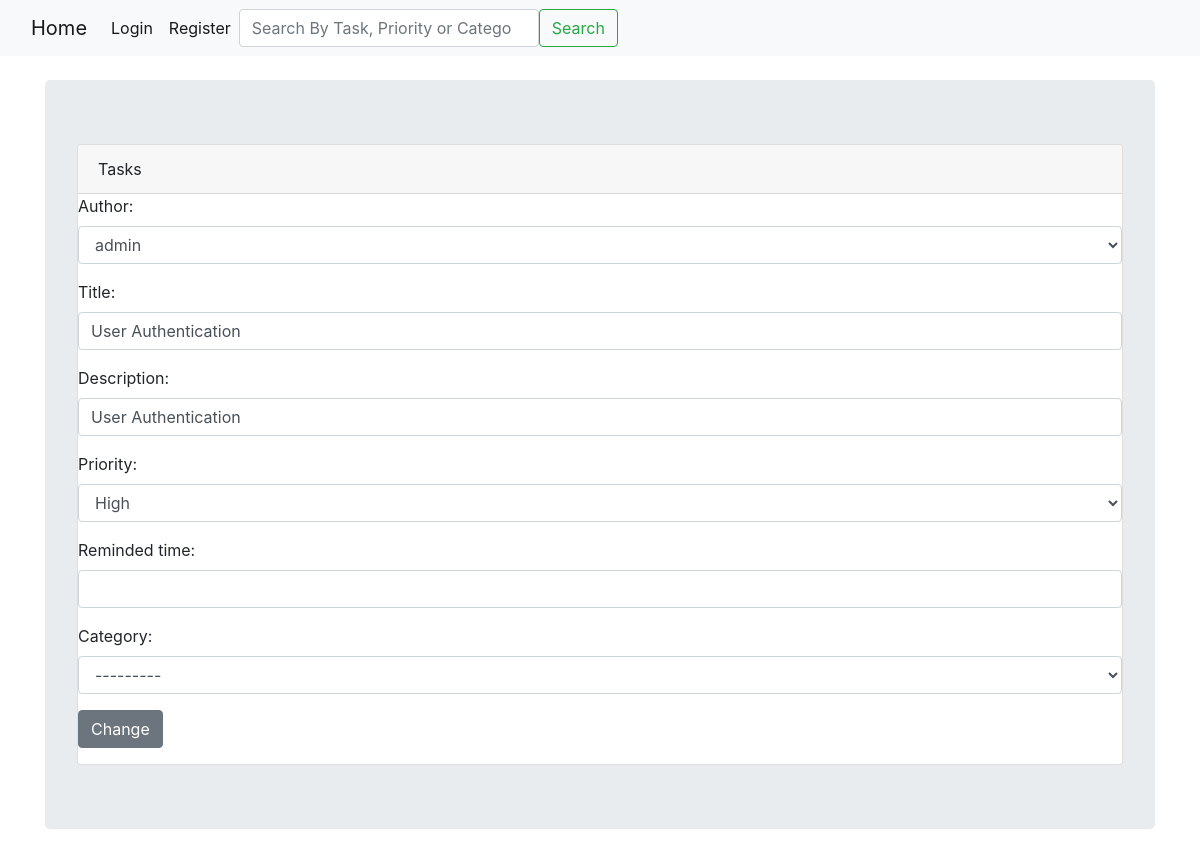
Screenshot of /change_task/9 with the database file from the repository.
### ToDo_App/models.py (models this page shows, shortened)
class Todo(models.Model):  # default is id in every table!
    priority_choices = [
        ('High', 'High'),
        ('Medium', 'Medium'),
        ('low', 'low'),
    ]
    category_choices = [
        ('Work', 'Work'),
        ('Personal', 'Personal'),
        ('Fitness','Fitness')
    ]
    author = models.ForeignKey(User, on_delete=models.CASCADE, null=True)
    title = models.CharField(max_length=30, null=True)
    description = models.TextField(max_length=255, null=True)
    priority = models.CharField(choices=priority_choices, null=True, max_length=10)
    due_date_day = models.DateField(null=True, blank=True)
    is_completed = models.BooleanField(default=False)
    reminded_time = models.TimeField(null=True, blank=True)
    category = models.CharField(null=True,choices=category_choices, max_length=255)

### ToDo_App/views.py (the view)
# urls.py: path('change_task/<int:pk>', ChangeTaskView.as_view(), name='Change_Task'),
class ChangeTaskView(UpdateView):
    model = Todo
    form_class = ToDoTask
    template_name = 'Change_Task.html'

### ToDo_App/forms.py
class ToDoTask(forms.ModelForm):
    class Meta:
        model = Todo
        category_choice = {'Work': 'Work', 'Personal': 'Personal', 'Fitness': 'Fitness'}
        fields = ['author', 'title', 'description', 'priority', 'reminded_time',
                  'category']  # ,'due_date_day','due_date_time']
        widgets = {
            'author': forms.Select(attrs={'class': 'form-control'}),
            'title': forms.TextInput(attrs={'class': 'form-control'}),
            'priority': forms.Select(choices={'High': 'high', 'Medium': 'Medium', 'Low': 'Low'},
                                     attrs={'class': 'form-control', 'background-color': 'red'}),
            'description': forms.TextInput(attrs={'class': 'form-control'}),
            'reminded_time': forms.TextInput(attrs={'class': 'form-control'}),
            'category': forms.Select(choices={'Work': 'Work', 'Personal': 'Personal', 'Fitness': 'Fitness'},
                                     attrs={'class': 'form-control'}),
        }

### templates/Change_Task.html (shortened to what this page needs)
{% extends 'base.html' %}
{% block content %}
        <div class="form-group">
      <form method="POST">
          {{ form.as_p }}
          <button class="btn btn-secondary">Change</button>
          </form>
        </div>
{% endblock %}

### rows the page displays
Todo: author "admin", title "User Authentication", description "User Authentication", priority "High", category "---------"
